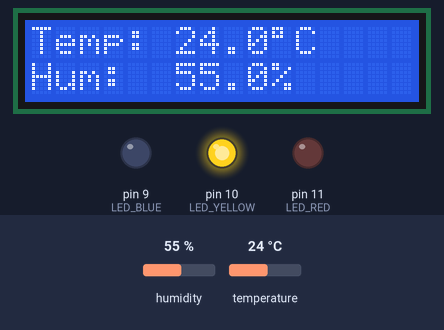
A sketch run on a simulated Arduino Uno, built with avr-gcc and run on an emulated ATmega328P. Shown: 16×2 character LCD, output pins drawn as LEDs (lit = HIGH). Inputs (shaded band) come from the test bench; at power-on: temperature 24 °C, humidity 55 %.

Above: at 3.2 s.
3.3 s: temperature set to 20.3 °C
At 5.2 s:
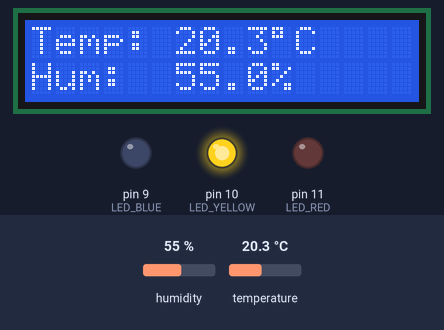
6.0 s: temperature set to 19.5 °C
At 6.8 s:
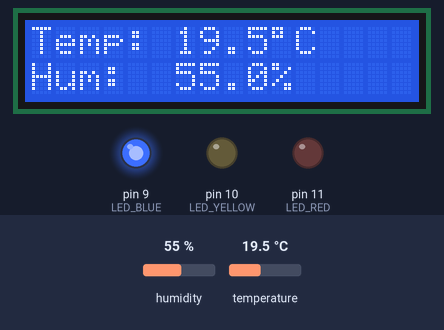
8.7 s: temperature set to 28 °C
At 11.3 s:
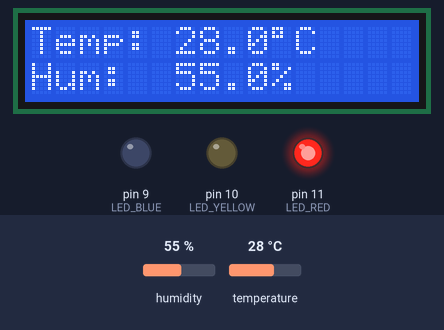
11.7 s: humidity set to 22 %
At 13.0 s:
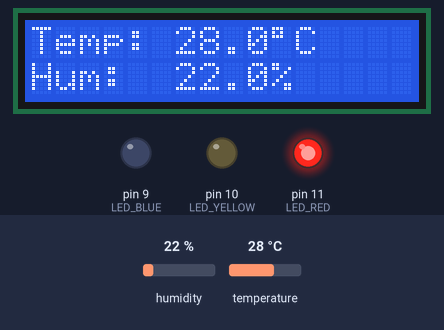
Timing chart, 0 to 14.7 s (numbered marks = the images above; inputs shaded):
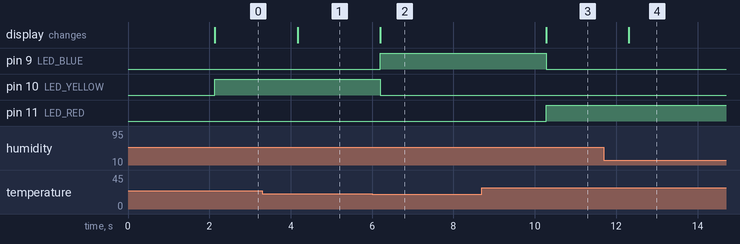

The sketch:

sketch.ino
```cpp
#include <DHT.h>
#include <LiquidCrystal_I2C.h>

#define DHTPIN 2
#define DHTTYPE DHT22

#define LED_BLUE 9
#define LED_YELLOW 10
#define LED_RED 11

DHT dht(DHTPIN, DHTTYPE);
LiquidCrystal_I2C lcd(0x27, 16, 2);

void setup() {
  pinMode(LED_BLUE, OUTPUT);
  pinMode(LED_YELLOW, OUTPUT);
  pinMode(LED_RED, OUTPUT);

  dht.begin();

  lcd.init();
  lcd.backlight();
  lcd.setCursor(0, 0);
  lcd.print("  Meteostation  ");
  lcd.setCursor(0, 1);
  lcd.print("  Starting...   ");
  delay(2000);
  lcd.clear();
}

void loop() {
  float temp = dht.readTemperature();
  float hum  = dht.readHumidity();

  if (isnan(temp) || isnan(hum)) {
    lcd.setCursor(0, 0);
    lcd.print("Sensor error!   ");
    return;
  }

  lcd.setCursor(0, 0);
  lcd.print("Temp: ");
  lcd.print(temp, 1);
  lcd.print((char)223);
  lcd.print("C   ");

  lcd.setCursor(0, 1);
  lcd.print("Hum:  ");
  lcd.print(hum, 1);
  lcd.print("%     ");

  digitalWrite(LED_BLUE,   LOW);
  digitalWrite(LED_YELLOW, LOW);
  digitalWrite(LED_RED,    LOW);

  if (temp < 20.0) {
    digitalWrite(LED_BLUE, HIGH);
  } else if (temp < 28.0) {
    digitalWrite(LED_YELLOW, HIGH);
  } else {
    digitalWrite(LED_RED, HIGH);
  }

  delay(2000);
}
```

Measured:
- the behaviour switches between 20 and 19.9 °C on temperature (found by bisection; images 1 and 2)
- after the input at 3.3 s, the display: changes after 0.87 s (image 1)
- after the input at 6.0 s, pin 9 (LED_BLUE): LOW → HIGH after 0.21 s; pin 10 (LED_YELLOW): HIGH → LOW after 0.21 s; the display: changes after 0.21 s (image 2)
- after the input at 8.7 s, pin 9 (LED_BLUE): HIGH → LOW after 1.6 s; pin 11 (LED_RED): LOW → HIGH after 1.6 s; the display: changes after 1.6 s (image 3)
- after the input at 11.7 s, the display: changes after 0.61 s (image 4)
